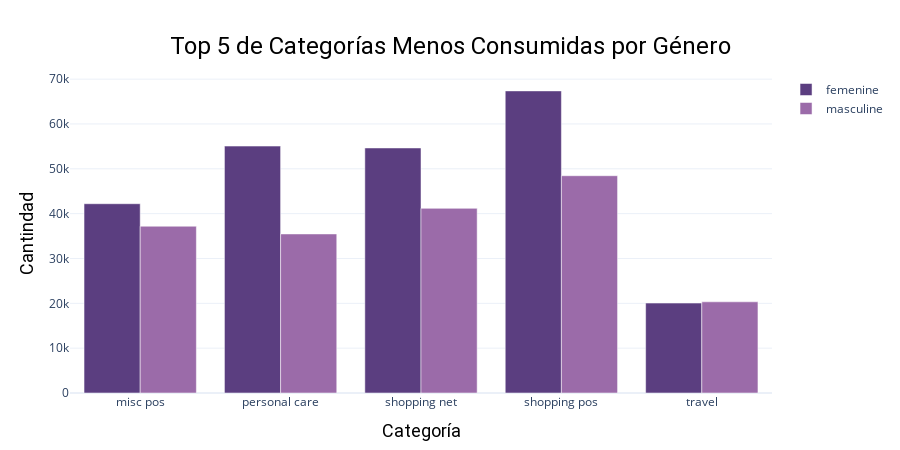

Notebook code cell kept with this figure:
### Code cell
less_gender

### Figure 1 — Plotly figure (JSON) as saved in the notebook; plotly's stock layout.template omitted (floating-point values rounded to 4 significant figures)
{"data": [{"marker": {"color": "#5b3e80"}, "name": "femenine", "type": "bar", "x": ["misc pos", "personal care", "shopping net", "shopping pos", "travel"], "y": [42213, 55065, 54649, 67374, 20056]}, {"marker": {"color": "#9b6ba9"}, "name": "masculine", "type": "bar", "x": ["misc pos", "personal care", "shopping net", "shopping pos", "travel"], "y": [37192, 35473, 41181, 48455, 20335]}], "layout": {"height": 450, "hoverlabel": {"bgcolor": "white", "font": {"color": "black", "family": "Roboto", "size": 16}}, "margin": {"b": 30, "l": 70, "r": 30, "t": 75}, "title": {"font": {"color": "black", "family": "Roboto", "size": 24}, "pad": {"b": 90}, "text": "Top 5 de Categorías Menos Consumidas por Género", "x": 0.5, "xanchor": "center", "yanchor": "top"}, "width": 900, "xaxis": {"title": {"font": {"color": "black", "family": "Roboto", "size": 18}, "text": "Categoría"}}, "yaxis": {"automargin": true, "title": {"font": {"color": "black", "family": "Roboto", "size": 18}, "standoff": 10, "text": "Cantindad"}}}}
